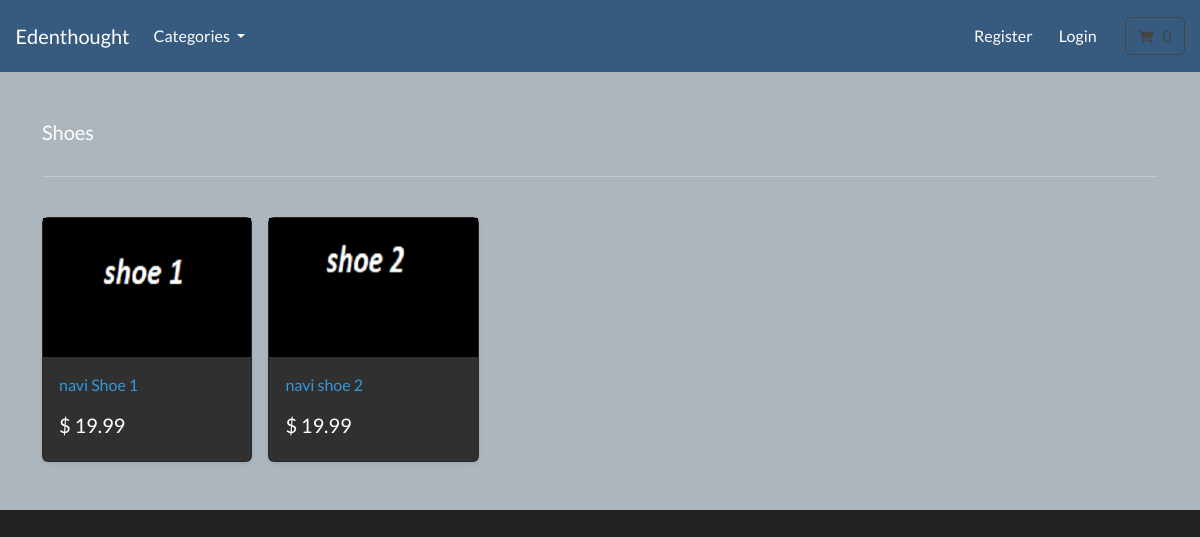
The page /search/shoes/ on the database its author committed.
### store/models.py (models this page shows, shortened)
class Category(models.Model):
    name = models.CharField(max_length=255, db_index=True)
    slug = models.SlugField(max_length=255, unique=True)
    class Meta:
        verbose_name_plural = 'categories'
    def get_absolute_url(self):
        return reverse('list-category', args=[self.slug])

class Product(models.Model):
    category = models.ForeignKey(Category, related_name='product', on_delete=models.CASCADE, null = True)
    title = models.CharField(max_length=255)
    brand = models.CharField(max_length=255, default='unbranded')
    description = models.TextField(blank=True)
    slug = models.SlugField(max_length=255)
    price = models.DecimalField(max_digits=4, decimal_places=2)
    image = models.ImageField(upload_to='images/')
    class Meta:
        verbose_name_plural = 'products'
    def get_absolute_url(self):
        return reverse('product-info', args=[self.slug])

### store/views.py (the view)
# urls.py: path('search/<slug:category_slug>/' ,views.list_category, name='list-category'),
def list_category(request, category_slug=None):
    category = get_object_or_404(Category, slug=category_slug)
    products = Product.objects.filter(category=category)
    return render(request, 'store/list-category.html', {'category' : category, 'products' : products} )

### cart/cart.py (called while the page is built)
    def __len__(self):
        return sum(item['qty'] for item in self.cart.values())

### cart/context_processors.py (called while the page is built)
def cart(request):
    return {'cart': Cart(request)}

### store/views.py (called while the page is built)
def categories(request):
    all_categories = Category.objects.all()
    return {'all_categories': all_categories}

### store/templates/store/list-category.html
{% extends "./base.html" %}
{% load static %}
{% block content %}
<main>
  <div class="album py-5 bg-light">
    <div class="container">
      <div class="pb-3 h5"> {{category.name | capfirst}} </div>
      <hr>
      <br>
      <div class="row row-cols-1 row-cols-sm-2 row-cols-md-5 g-3">
         {%for product in products%}
        <div class="col">
          <div class="card shadow-sm">
          <img class="img-fluid" alt="Responsive image" src="{{product.image.url}}">
            <div class="card-body">
              <p class="card-text">
                <a class="text-info text-decoration-none" href="{{product.get_absolute_url}}"> {{product.title}} </a>
              </p>
              <div class="d-flex justify-content-between align-items-center">
                <h5> $ {{product.price}} </h5>
              </div>
            </div>
          </div>
        </div>
        {% endfor %}
      </div>
    </div>
  </div>
</main>
{% endblock %}

### rows shown on the page
Category: name "Shoes"
Product: image (picture), title "navi Shoe 1", price "19.99"
Product: image (picture), title "navi shoe 2", price "19.99"
